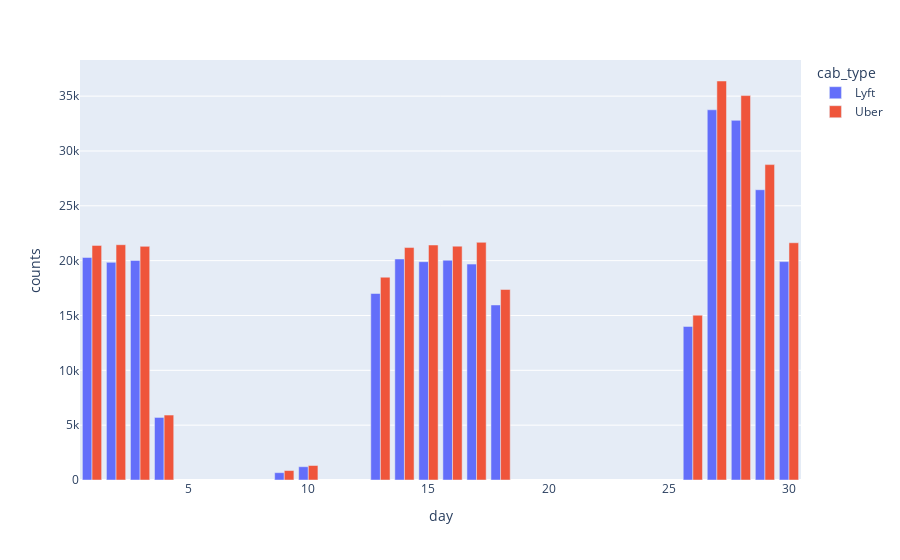

The notebook cell saved with this chart:
### Code cell
import plotly.express as px
day_count=df.groupby(by=["day","cab_type"]).size().reset_index(name="counts")
px.bar(data_frame=day_count, x="day", y="counts", color="cab_type", barmode="group")
# It seems we have many gaps in our 'day' data. we don't have data from 18th day until 25th day in each month.

### Figure 1 — Plotly figure (JSON) as saved in the notebook; plotly's stock layout.template omitted (floating-point values rounded to 4 significant figures)
{"data": [{"alignmentgroup": "True", "hovertemplate": "cab_type=Lyft<br>day=%{x}<br>counts=%{y}<extra></extra>", "legendgroup": "Lyft", "marker": {"color": "#636efa", "pattern": {"shape": ""}}, "name": "Lyft", "offsetgroup": "Lyft", "orientation": "v", "showlegend": true, "textposition": "auto", "type": "bar", "x": [1, 2, 3, 4, 9, 10, 13, 14, 15, 16, 17, 18, 26, 27, 28, 29, 30], "xaxis": "x", "y": [20289, 19845, 20021, 5704, 668, 1212, 17005, 20151, 19906, 20039, 19685, 15958, 14000, 33755, 32791, 26466, 19913], "yaxis": "y"}, {"alignmentgroup": "True", "hovertemplate": "cab_type=Uber<br>day=%{x}<br>counts=%{y}<extra></extra>", "legendgroup": "Uber", "marker": {"color": "#EF553B", "pattern": {"shape": ""}}, "name": "Uber", "offsetgroup": "Uber", "orientation": "v", "showlegend": true, "textposition": "auto", "type": "bar", "x": [1, 2, 3, 4, 9, 10, 13, 14, 15, 16, 17, 18, 26, 27, 28, 29, 30], "xaxis": "x", "y": [21391, 21453, 21302, 5923, 861, 1322, 18491, 21193, 21426, 21320, 21669, 17371, 15028, 36380, 35051, 28756, 21631], "yaxis": "y"}], "layout": {"barmode": "group", "legend": {"title": {"text": "cab_type"}, "tracegroupgap": 0}, "margin": {"t": 60}, "xaxis": {"anchor": "y", "domain": [0, 1], "title": {"text": "day"}}, "yaxis": {"anchor": "x", "domain": [0, 1], "title": {"text": "counts"}}}}
